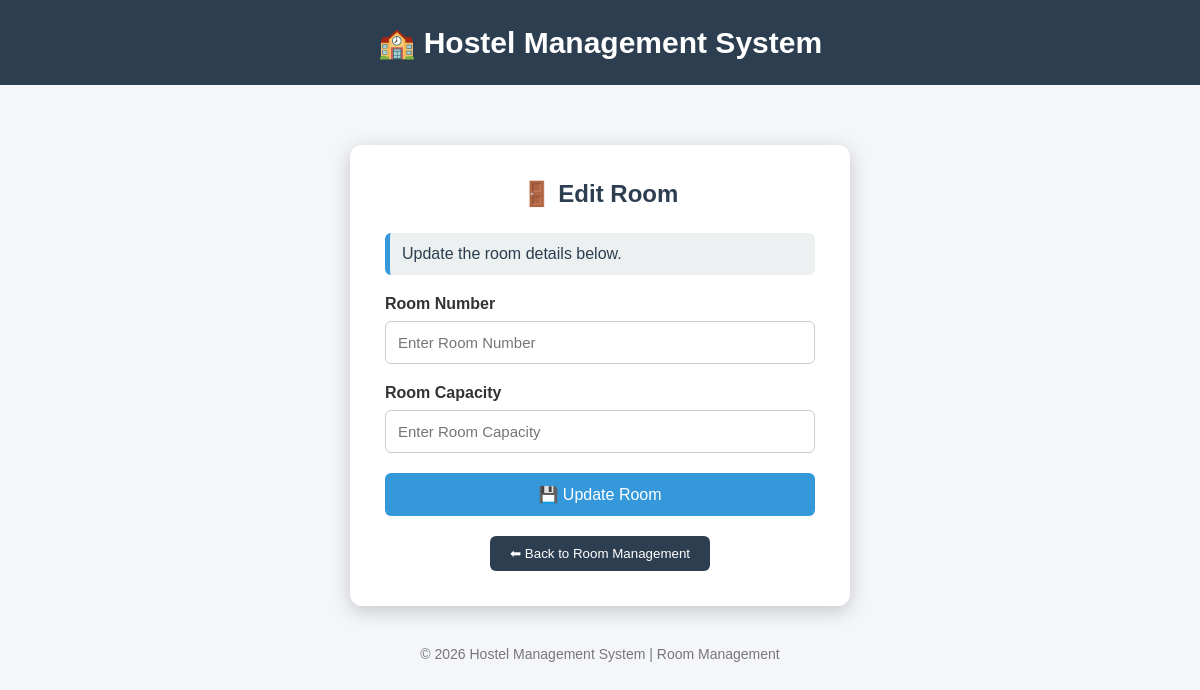
/admin/edit_room/5 (signed in), run on an earlier commit of the app's database.
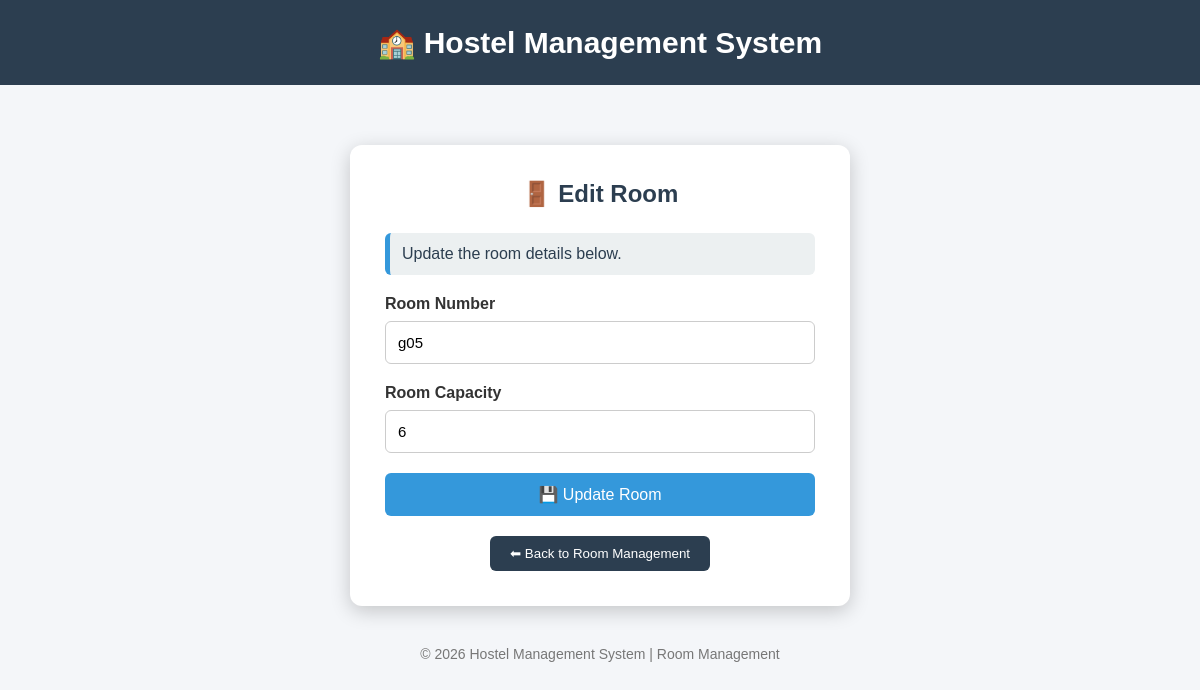
And on a later commit of the database.
### tables this page shows
CREATE TABLE rooms(
    id INTEGER PRIMARY KEY AUTOINCREMENT,
    floor_id INTEGER NOT NULL,
    room_no TEXT NOT NULL,
    capacity INTEGER NOT NULL,
    occupied INTEGER DEFAULT 0,

    FOREIGN KEY(floor_id)
    REFERENCES floors(id)
    ON DELETE CASCADE
);

### app.py (the view, shortened to what this page needs)
@app.route("/admin/edit_room/<int:room_id>", methods=["GET","POST"])
def edit_room(room_id):
    if "college_id" not in session:
        return redirect(url_for("admin_login"))
    conn = sqlite3.connect("hostel.db")
    cursor = conn.cursor()
    cursor.execute("""
    SELECT
        id,
        room_no,
        capacity
    FROM rooms
    WHERE id=?
    """,(room_id,))
    room = cursor.fetchone()
    conn.close()
    return render_template(
        "edit_room.html",
        room=room
    )

### templates/edit_room.html (shortened to what this page needs)
<!DOCTYPE html>
<html>
<head>
</head>
<body>
<div class="header">
🏫 Hostel Management System
</div>
<div class="container">
<div class="card">
<h2>🚪 Edit Room</h2>
<div class="info-box">
Update the room details below.
</div>
<form method="POST">
<label>Room Number</label>
<input
type="text"
name="room_no"
value="{{ room[1] }}"
placeholder="Enter Room Number"
required>
<label>Room Capacity</label>
<input
type="number"
name="capacity"
value="{{ room[2] }}"
min="1"
placeholder="Enter Room Capacity"
required>
<button
type="submit"
class="update-btn">
💾 Update Room
</button>
</form>
<div class="back">
<a href="/admin/rooms">
<button type="button">
⬅ Back to Room Management
</button>
</a>
</div>
</div>
</div>
<div class="footer">
© 2026 Hostel Management System | Room Management
</div>
</body>
</html>

What changed in the data, as far as the page shows it:
added rooms: room_no "g05", capacity "6"
